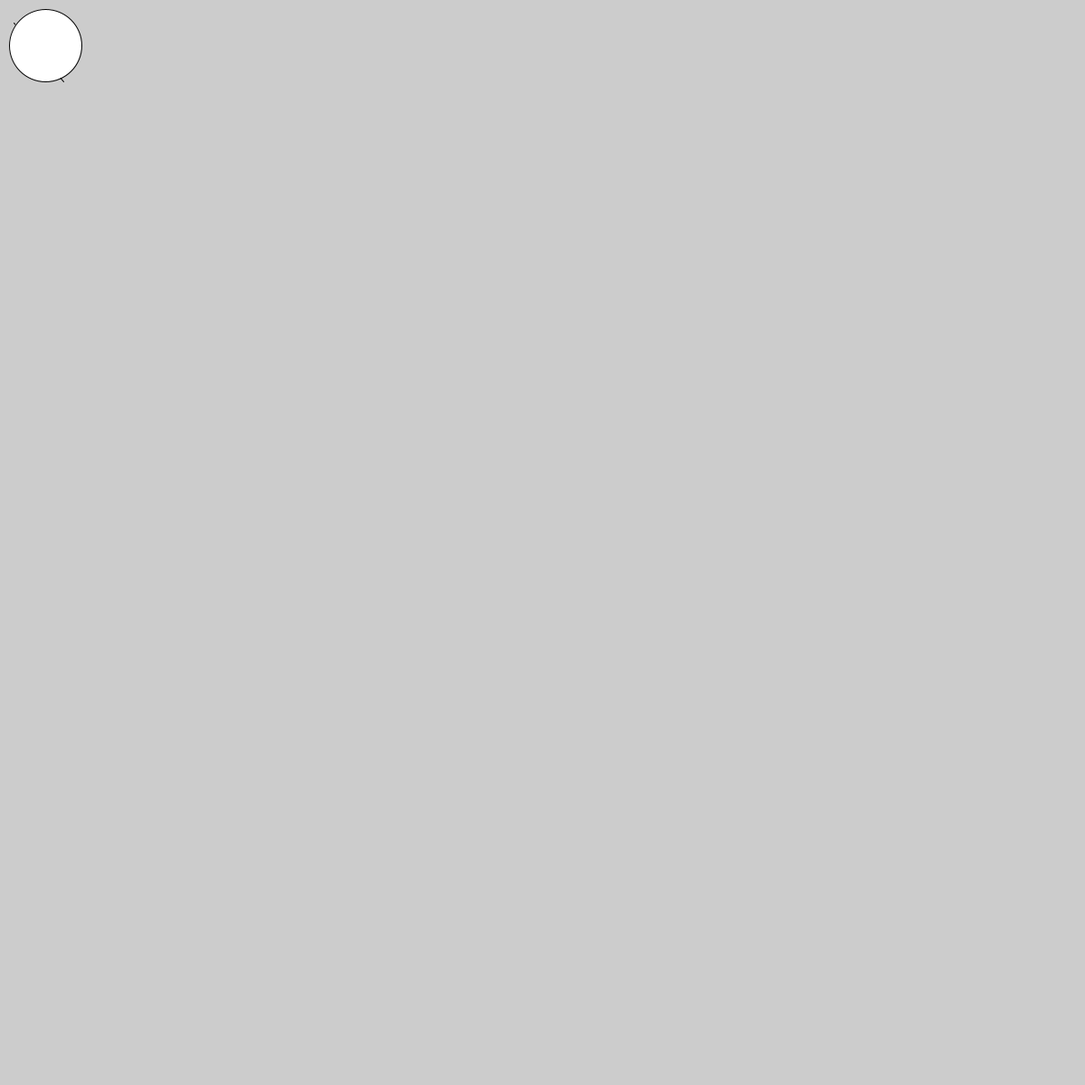
Frame 1 (no input)
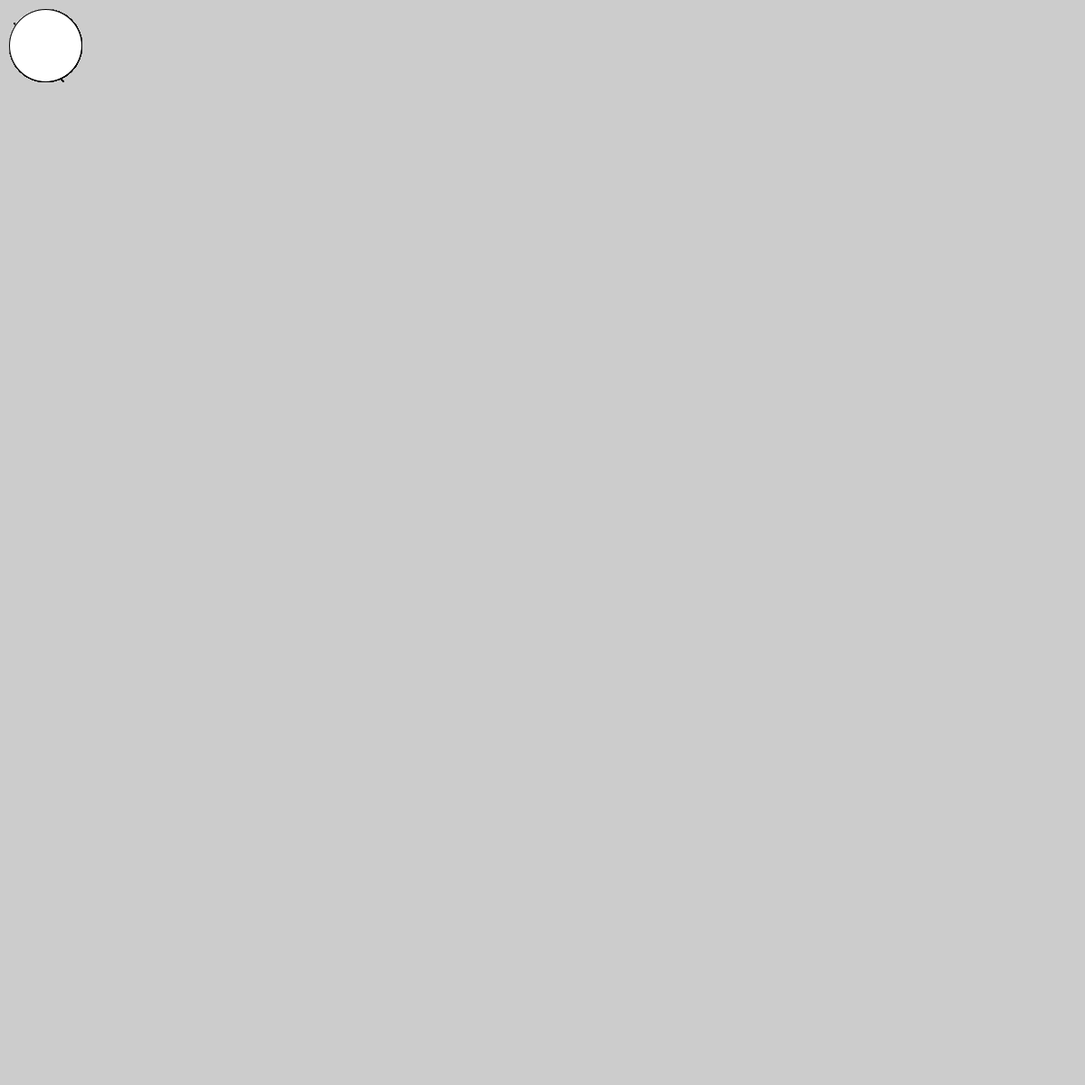
Frame 60 (the mouse pressed at the canvas centre just before this capture)
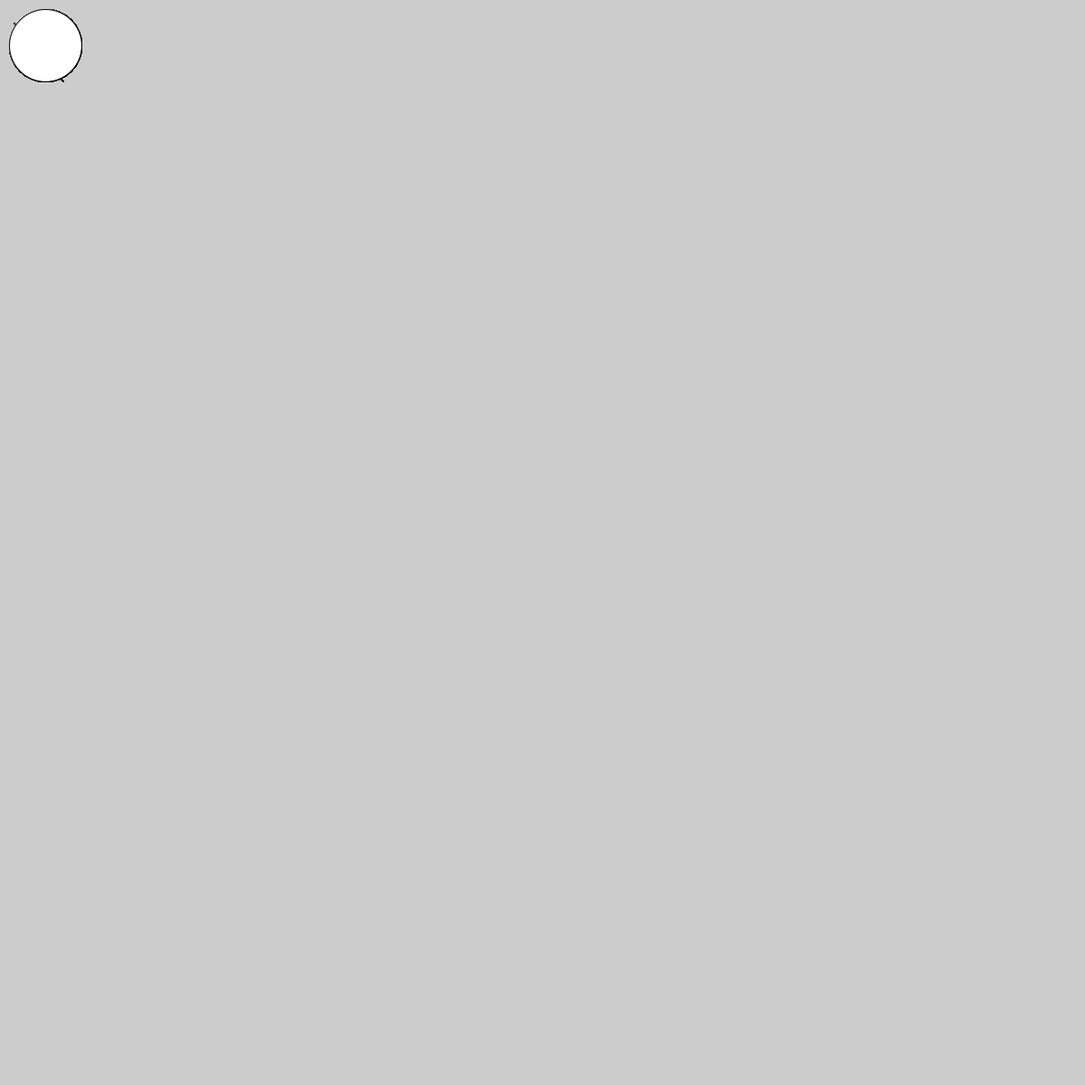
Frame 120 (the mouse held since frame 60 and released just before this capture)

The Processing sketch that drew these frames (run headless with seeded random() and noise(); from frame 60 on, the mouse is pressed at the canvas centre):

// Processing sketch: sketch_230415a
// ── sketch_230415a.pde
void setup() {
  size(1200, 1200);
}

void draw() {
line(15, 25, 70, 90); // (x1,y1,x2,y2)
// 新增一个圆
ellipse(50, 50, 80, 80); // (x,y,width,height)
// add a 


}
